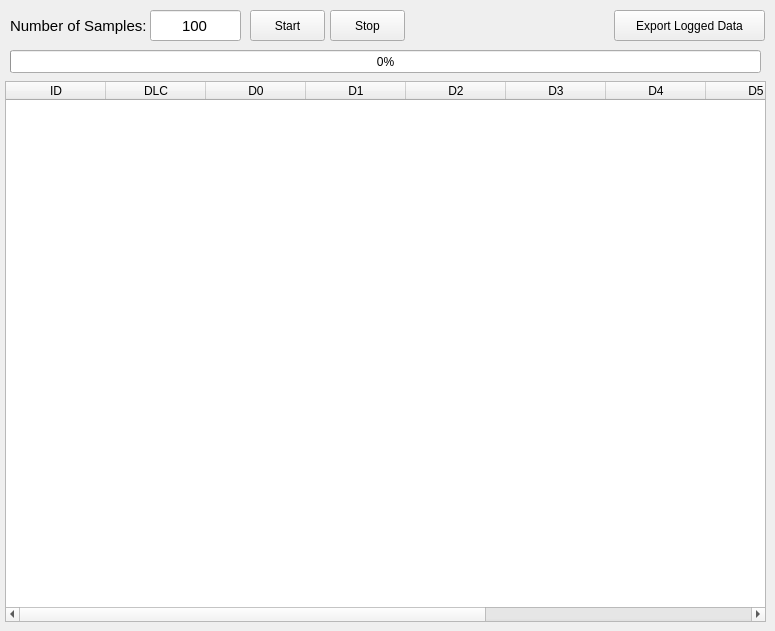
   <widget class="QWidget" name="tab_logger">
    <attribute name="title">
     <string>Logger</string>
    </attribute>
    <widget class="QTableWidget" name="tblLogs">
     <property name="geometry">
      <rect>
       <x>5</x>
       <y>81</y>
       <width>761</width>
       <height>541</height>
      </rect>
     </property>
     <column>
      <property name="text">
       <string>ID</string>
      </property>
      <property name="textAlignment">
       <set>AlignCenter</set>
      </property>
     </column>
     <column>
      <property name="text">
       <string>DLC</string>
      </property>
      <property name="textAlignment">
       <set>AlignCenter</set>
      </property>
     </column>
     <column>
      <property name="text">
       <string>D0</string>
      </property>
      <property name="textAlignment">
       <set>AlignCenter</set>
      </property>
     </column>
     <column>
      <property name="text">
       <string>D1</string>
      </property>
      <property name="textAlignment">
       <set>AlignCenter</set>
      </property>
     </column>
     <column>
      <property name="text">
       <string>D2</string>
      </property>
      <property name="textAlignment">
       <set>AlignCenter</set>
      </property>
     </column>
     <column>
      <property name="text">
       <string>D3</string>
      </property>
      <property name="textAlignment">
       <set>AlignCenter</set>
      </property>
     </column>
     <column>
      <property name="text">
       <string>D4</string>
      </property>
      <property name="textAlignment">
       <set>AlignCenter</set>
      </property>
     </column>
     <column>
      <property name="text">
       <string>D5</string>
      </property>
      <property name="textAlignment">
       <set>AlignCenter</set>
      </property>
     </column>
     <column>
      <property name="text">
       <string>D6</string>
      </property>
      <property name="textAlignment">
       <set>AlignCenter</set>
      </property>
     </column>
     <column>
      <property name="text">
       <string>D7</string>
      </property>
      <property name="textAlignment">
       <set>AlignCenter</set>
      </property>
     </column>
     <column>
      <property name="text">
       <string>Time Stamp</string>
      </property>
      <property name="textAlignment">
       <set>AlignCenter</set>
      </property>
     </column>
    </widget>
    <widget class="QLineEdit" name="leLogCount">
     <property name="geometry">
      <rect>
       <x>150</x>
       <y>10</y>
       <width>91</width>
       <height>31</height>
      </rect>
     </property>
     <property name="font">
      <font>
       <pointsize>11</pointsize>
      </font>
     </property>
     <property name="text">
      <string>100</string>
     </property>
     <property name="alignment">
      <set>Qt::AlignCenter</set>
     </property>
    </widget>
    <widget class="QLabel" name="label_14">
     <property name="geometry">
      <rect>
       <x>10</x>
       <y>10</y>
       <width>141</width>
       <height>31</height>
      </rect>
     </property>
     <property name="font">
      <font>
       <pointsize>11</pointsize>
      </font>
     </property>
     <property name="text">
      <string>Number of Samples:</string>
     </property>
    </widget>
    <widget class="QProgressBar" name="pbLog">
     <property name="geometry">
      <rect>
       <x>10</x>
       <y>50</y>
       <width>751</width>
       <height>23</height>
      </rect>
     </property>
     <property name="value">
      <number>0</number>
     </property>
     <property name="alignment">
      <set>Qt::AlignCenter</set>
     </property>
     <property name="textDirection">
      <enum>QProgressBar::TopToBottom</enum>
     </property>
    </widget>
    <widget class="QPushButton" name="btnStartLog">
     <property name="geometry">
      <rect>
       <x>250</x>
       <y>10</y>
       <width>75</width>
       <height>31</height>
      </rect>
     </property>
     <property name="font">
      <font>
       <pointsize>9</pointsize>
      </font>
     </property>
     <property name="text">
      <string>Start</string>
     </property>
    </widget>
    <widget class="QPushButton" name="btnStopLog">
     <property name="geometry">
      <rect>
       <x>330</x>
       <y>10</y>
       <width>75</width>
       <height>31</height>
      </rect>
     </property>
     <property name="font">
      <font>
       <pointsize>9</pointsize>
      </font>
     </property>
     <property name="text">
      <string>Stop</string>
     </property>
    </widget>
    <widget class="QPushButton" name="btnExportData">
     <property name="geometry">
      <rect>
       <x>614</x>
       <y>10</y>
       <width>151</width>
       <height>31</height>
      </rect>
     </property>
     <property name="font">
      <font>
       <pointsize>9</pointsize>
      </font>
     </property>
     <property name="text">
      <string>Export Logged Data</string>
     </property>
    </widget>
   </widget>
